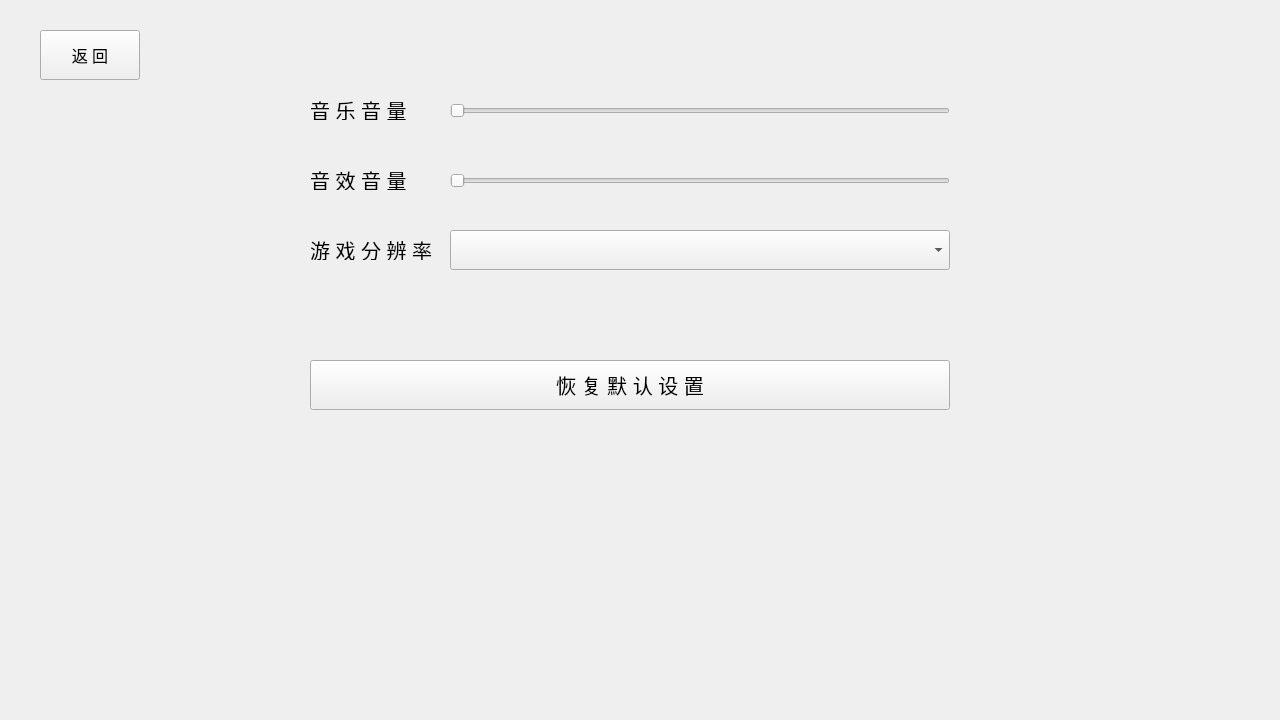
<?xml version="1.0" encoding="UTF-8"?>
<ui version="4.0">
 <class>w2</class>
 <widget class="QWidget" name="w2">
  <property name="geometry">
   <rect>
    <x>0</x>
    <y>0</y>
    <width>1280</width>
    <height>720</height>
   </rect>
  </property>
  <property name="sizeIncrement">
   <size>
    <width>0</width>
    <height>0</height>
   </size>
  </property>
  <property name="windowTitle">
   <string>设置</string>
  </property>
  <property name="windowIcon">
   <iconset resource="pic.qrc">
    <normaloff>:/pic/resources/config.png</normaloff>:/pic/resources/config.png</iconset>
  </property>
  <property name="autoFillBackground">
   <bool>false</bool>
  </property>
  <widget class="QPushButton" name="pushButton">
   <property name="geometry">
    <rect>
     <x>40</x>
     <y>30</y>
     <width>100</width>
     <height>50</height>
    </rect>
   </property>
   <property name="font">
    <font>
     <pointsize>12</pointsize>
    </font>
   </property>
   <property name="focusPolicy">
    <enum>Qt::NoFocus</enum>
   </property>
   <property name="text">
    <string>返 回</string>
   </property>
  </widget>
  <widget class="QSlider" name="horizontalSlider">
   <property name="geometry">
    <rect>
     <x>450</x>
     <y>103</y>
     <width>500</width>
     <height>16</height>
    </rect>
   </property>
   <property name="orientation">
    <enum>Qt::Horizontal</enum>
   </property>
  </widget>
  <widget class="QLabel" name="label">
   <property name="geometry">
    <rect>
     <x>410</x>
     <y>90</y>
     <width>41</width>
     <height>41</height>
    </rect>
   </property>
   <property name="text">
    <string/>
   </property>
   <property name="scaledContents">
    <bool>true</bool>
   </property>
  </widget>
  <widget class="QLabel" name="label_2">
   <property name="geometry">
    <rect>
     <x>310</x>
     <y>100</y>
     <width>110</width>
     <height>20</height>
    </rect>
   </property>
   <property name="font">
    <font>
     <pointsize>15</pointsize>
    </font>
   </property>
   <property name="text">
    <string>音 乐 音 量</string>
   </property>
   <property name="scaledContents">
    <bool>false</bool>
   </property>
  </widget>
  <widget class="QLabel" name="label_3">
   <property name="geometry">
    <rect>
     <x>310</x>
     <y>170</y>
     <width>110</width>
     <height>20</height>
    </rect>
   </property>
   <property name="font">
    <font>
     <pointsize>15</pointsize>
    </font>
   </property>
   <property name="text">
    <string>音 效 音 量</string>
   </property>
   <property name="scaledContents">
    <bool>false</bool>
   </property>
  </widget>
  <widget class="QLabel" name="label_4">
   <property name="geometry">
    <rect>
     <x>410</x>
     <y>160</y>
     <width>41</width>
     <height>41</height>
    </rect>
   </property>
   <property name="text">
    <string/>
   </property>
   <property name="scaledContents">
    <bool>true</bool>
   </property>
  </widget>
  <widget class="QSlider" name="horizontalSlider_2">
   <property name="geometry">
    <rect>
     <x>450</x>
     <y>173</y>
     <width>500</width>
     <height>16</height>
    </rect>
   </property>
   <property name="orientation">
    <enum>Qt::Horizontal</enum>
   </property>
  </widget>
  <widget class="QComboBox" name="comboBox">
   <property name="geometry">
    <rect>
     <x>450</x>
     <y>230</y>
     <width>500</width>
     <height>40</height>
    </rect>
   </property>
   <property name="font">
    <font>
     <pointsize>15</pointsize>
    </font>
   </property>
   <property name="focusPolicy">
    <enum>Qt::NoFocus</enum>
   </property>
  </widget>
  <widget class="QPushButton" name="pushButton_2">
   <property name="geometry">
    <rect>
     <x>310</x>
     <y>360</y>
     <width>640</width>
     <height>50</height>
    </rect>
   </property>
   <property name="font">
    <font>
     <pointsize>15</pointsize>
    </font>
   </property>
   <property name="focusPolicy">
    <enum>Qt::NoFocus</enum>
   </property>
   <property name="text">
    <string>恢 复 默 认 设 置</string>
   </property>
  </widget>
  <widget class="QLabel" name="label_5">
   <property name="geometry">
    <rect>
     <x>310</x>
     <y>240</y>
     <width>130</width>
     <height>20</height>
    </rect>
   </property>
   <property name="font">
    <font>
     <pointsize>15</pointsize>
    </font>
   </property>
   <property name="text">
    <string>游 戏 分 辨 率</string>
   </property>
   <property name="scaledContents">
    <bool>false</bool>
   </property>
  </widget>
 </widget>
 <resources>
  <include location="pic.qrc"/>
 </resources>
 <connections/>
</ui>
